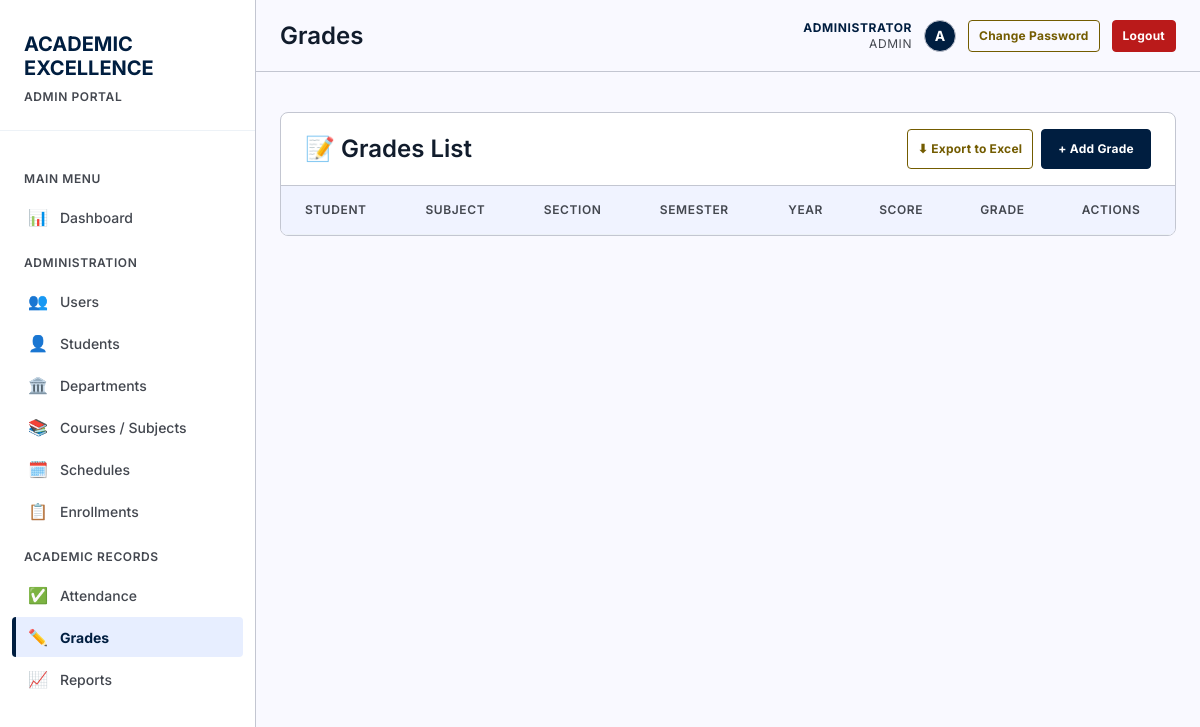
Before: /pages/grades.php (signed in) with the older database file.
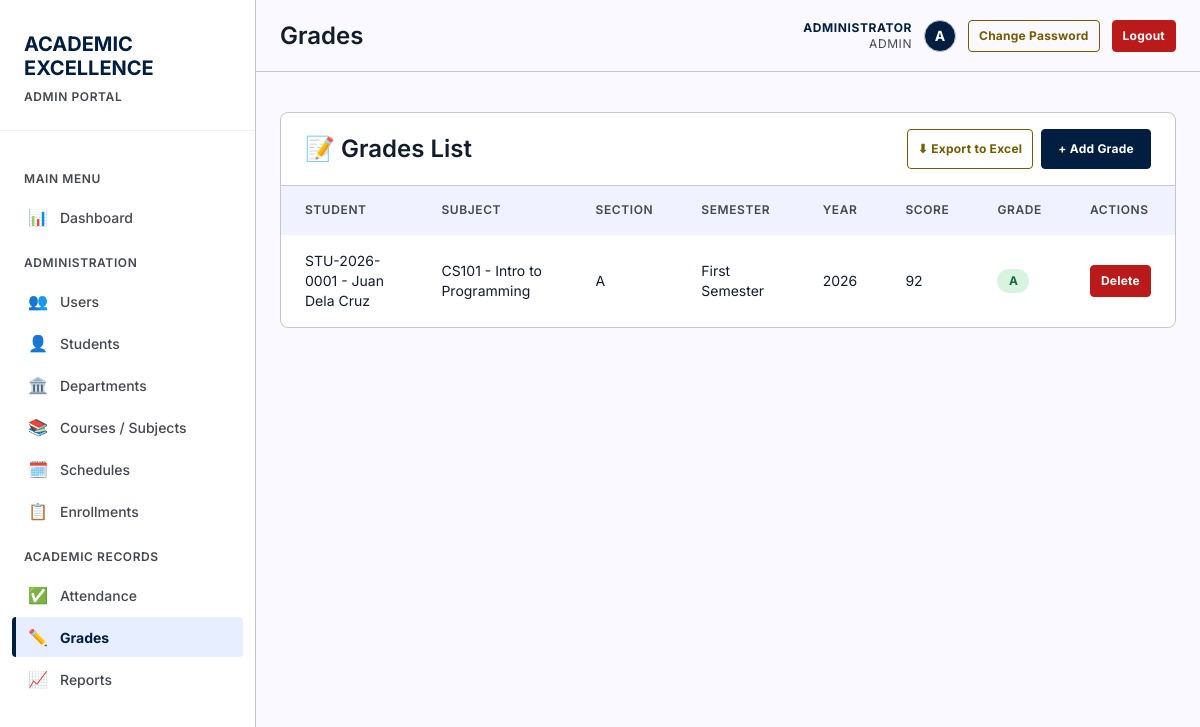
After: the same page with the newer database file.
### tables this page shows
CREATE TABLE grades (
        id INTEGER PRIMARY KEY AUTOINCREMENT,
        student_id INTEGER NOT NULL,
        subject_id INTEGER NOT NULL,
        semester TEXT NOT NULL,
        year INTEGER NOT NULL,
        score REAL,
        grade TEXT,
        created_at TIMESTAMP DEFAULT CURRENT_TIMESTAMP, section_id INTEGER REFERENCES course_sections(id) ON DELETE SET NULL, enrollment_id INTEGER REFERENCES enrollments(id) ON DELETE SET NULL, instructor_id INTEGER REFERENCES instructors(id) ON DELETE SET NULL, assessment_type TEXT NOT NULL DEFAULT 'Final', status TEXT NOT NULL DEFAULT 'Published' CHECK(status IN ('Draft', 'Published', 'Locked')), remarks TEXT, updated_at DATETIME,
        FOREIGN KEY (student_id) REFERENCES students(id) ON DELETE CASCADE,
        FOREIGN KEY (subject_id) REFERENCES subjects(id) ON DELETE CASCADE
    );

CREATE TABLE students (
        id INTEGER PRIMARY KEY AUTOINCREMENT,
        student_id TEXT UNIQUE NOT NULL,
        first_name TEXT NOT NULL,
        last_name TEXT NOT NULL,
        email TEXT,
        phone TEXT,
        date_of_birth DATE,
        gender TEXT CHECK(gender IN ('Male', 'Female', 'Other')),
        enrollment_date DATE DEFAULT CURRENT_DATE,
        status TEXT DEFAULT 'Active' CHECK(status IN ('Active', 'Inactive', 'Graduated')),
        created_at TIMESTAMP DEFAULT CURRENT_TIMESTAMP
    , user_id INTEGER REFERENCES users(id) ON DELETE SET NULL, program_id INTEGER REFERENCES programs(id) ON DELETE SET NULL, year_level INTEGER, expected_graduation_date DATE, updated_at DATETIME);

CREATE TABLE subjects (
        id INTEGER PRIMARY KEY AUTOINCREMENT,
        subject_code TEXT UNIQUE NOT NULL,
        subject_name TEXT NOT NULL,
        description TEXT,
        credits INTEGER DEFAULT 3,
        created_at TIMESTAMP DEFAULT CURRENT_TIMESTAMP
    , department_id INTEGER REFERENCES departments(id) ON DELETE SET NULL, course_level INTEGER, is_active INTEGER NOT NULL DEFAULT 1 CHECK(is_active IN (0, 1)), updated_at DATETIME);

CREATE TABLE course_sections (
            id INTEGER PRIMARY KEY AUTOINCREMENT,
            subject_id INTEGER NOT NULL,
            instructor_id INTEGER NOT NULL,
            term_id INTEGER NOT NULL,
            section_code TEXT NOT NULL,
            room TEXT,
            schedule TEXT,
            capacity INTEGER CHECK(capacity IS NULL OR capacity > 0),
            status TEXT NOT NULL DEFAULT 'Open' CHECK(status IN ('Open', 'Closed', 'Completed', 'Cancelled')),
            created_at DATETIME NOT NULL DEFAULT CURRENT_TIMESTAMP,
            updated_at DATETIME NOT NULL DEFAULT CURRENT_TIMESTAMP,
            UNIQUE(subject_id, term_id, section_code),
            FOREIGN KEY (subject_id) REFERENCES subjects(id) ON DELETE RESTRICT,
            FOREIGN KEY (instructor_id) REFERENCES instructors(id) ON DELETE RESTRICT,
            FOREIGN KEY (term_id) REFERENCES academic_terms(id) ON DELETE RESTRICT
        );

### pages/grades.php (the view, shortened to what this page needs)
<?php
$db = getDB();
$user = currentUser();
if ($user['role'] === 'admin') {
    $gradesList = $db->query("
        SELECT g.*, s.student_id as student_number, s.first_name, s.last_name,
               sub.subject_code, sub.subject_name, cs.section_code
        FROM grades g
        JOIN students s ON g.student_id = s.id
        JOIN subjects sub ON g.subject_id = sub.id
        LEFT JOIN course_sections cs ON g.section_id = cs.id
        ORDER BY g.year DESC, g.semester DESC, s.last_name
    ")->fetchAll();
}
include '../includes/header.php';
?>
<main>
    <div class="card">
        <div class="card-header" style="display: flex; justify-content: space-between; align-items: center;">
            <h2>📝 Grades List</h2>
            <div style="display: flex; gap: 8px;">
                <a href="?export=excel" class="btn btn-secondary btn-sm">⬇ Export to Excel</a>
                <button class="btn btn-primary" onclick="document.getElementById('addGradeModal').style.display='block'">+ Add Grade</button>
            </div>
        </div>
        <table>
            <thead>
                <tr>
                    <th>Student</th>
                    <th>Subject</th>
                    <th>Section</th>
                    <th>Semester</th>
                    <th>Year</th>
                    <th>Score</th>
                    <th>Grade</th>
                    <th>Actions</th>
                </tr>
            </thead>
            <tbody>
                <?php foreach ($gradesList as $grade): ?>
                <tr>
                    <td><?php echo htmlspecialchars($grade['student_number'] . ' - ' . $grade['first_name'] . ' ' . $grade['last_name']); ?></td>
                    <td><?php echo htmlspecialchars($grade['subject_code'] . ' - ' . $grade['subject_name']); ?></td>
                    <td><?php echo htmlspecialchars($grade['section_code'] ?? '—'); ?></td>
                    <td><?php echo htmlspecialchars($grade['semester']); ?></td>
                    <td><?php echo $grade['year']; ?></td>
                    <td><?php echo $grade['score']; ?></td>
                    <td>
                        <span class="grade-badge grade-<?php echo strtolower($grade['grade']); ?>">
                            <?php echo $grade['grade']; ?>
                        </span>
                    </td>
                    <td>
                        <form method="POST" style="display: inline;" onsubmit="return confirm('Are you sure?')">
                            <button type="submit" class="btn btn-danger btn-sm">Delete</button>
                        </form>
                    </td>
                </tr>
                <?php endforeach; ?>
            </tbody>
        </table>
    </div>
</main>
<?php include '../includes/footer.php'; ?>

Changed rows visible on the page:
added grades: student.last_name "STU-2026-0001 - Juan Dela Cruz", subject.subject_name "CS101 - Intro to Programming", section.section_code "A", semester "First Semester", year "2026", score "92", grade "A"
